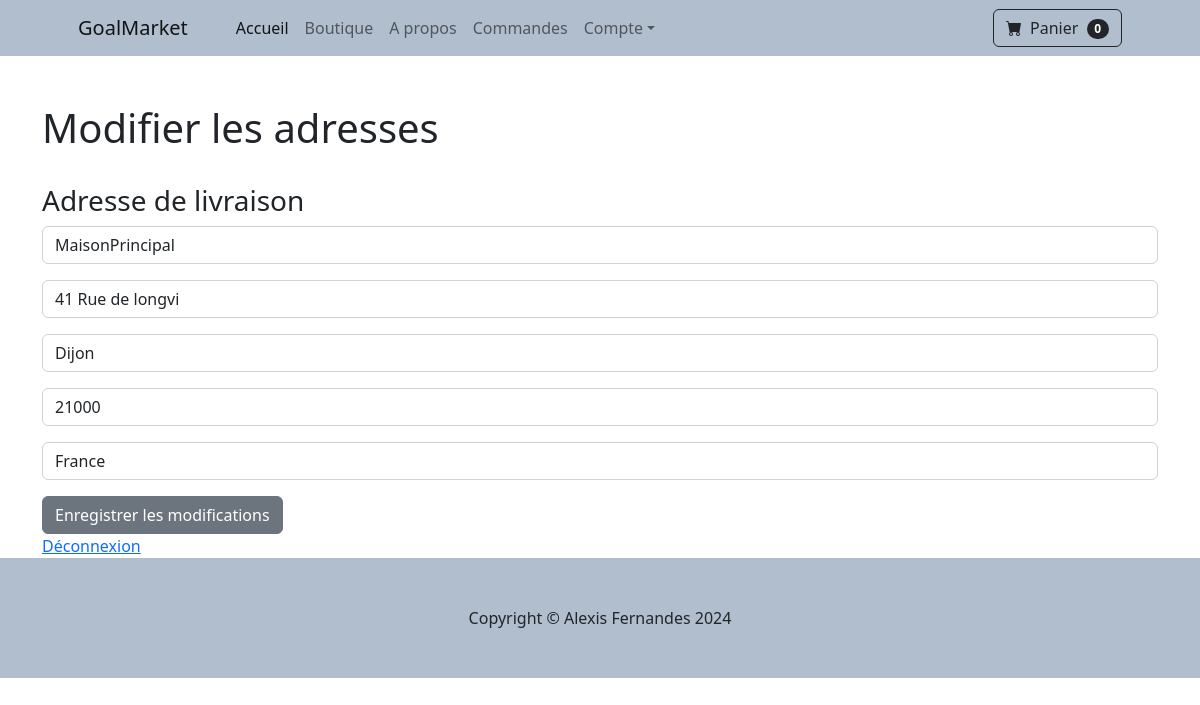
Screenshot of /info/ (signed in) with the database file from the repository.
### myapp/models.py (models this page shows, shortened)
class AdresseLivraison(models.Model):
    user = models.ForeignKey(User, on_delete=models.CASCADE,null=True, blank=True)
    livraison_titre = models.CharField(max_length=255,null=True, blank=True)
    livraison_rue = models.CharField(max_length=255,null=True, blank=True)
    livraison_ville = models.CharField(max_length=255,null=True, blank=True)
    livraison_code_postal = models.CharField(max_length=255,null=True, blank=True)
    livraison_pays = models.CharField(max_length=255,null=True, blank=True)

### myapp/views.py (the view)
# urls.py: path('info/', views.info, name='info'),
def info(request):
    if request.user.is_authenticated:
        current_user = AdresseFacturation.objects.get(user__id=request.user.id)
        livraison_user = AdresseLivraison.objects.get(user__id=request.user.id)
        form = UserInfoForm(request.POST or None, instance=current_user)
        livraison_form = AdresseLivraisonForm(request.POST or None, instance=livraison_user)
        if form.is_valid() or livraison_form.is_valid():
            form.save()
            livraison_form.save()
            messages.success(request, "Votre profil a été mis à jour")
            return redirect('home')
        return render(request, 'info.html', {'form': form, 'livraison_form': livraison_form})
    else:
        messages.error(request, "Vous devez être connecté pour accéder à cette page")
        return redirect('login')

### myapp/forms.py
class UserInfoForm(forms.ModelForm):
	rue = forms.CharField(label="", widget=forms.TextInput(attrs={'class':'form-control', 'placeholder':'Rue'}),required=False)
	ville = forms.CharField(label="", widget=forms.TextInput(attrs={'class':'form-control', 'placeholder':'Ville'}),required=False)
	code_postal = forms.CharField(label="", widget=forms.TextInput(attrs={'class':'form-control', 'placeholder':'Code postal'}),required=False)
	pays = forms.CharField(label="", widget=forms.TextInput(attrs={'class':'form-control', 'placeholder':'Pays'}),required=False)
	class Meta:
		model = AdresseFacturation
		fields = ('rue', 'ville', 'code_postal', 'pays')

class AdresseLivraisonForm(forms.ModelForm):
	livraison_titre = forms.CharField(label="", widget=forms.TextInput(attrs={'class':'form-control', 'placeholder':'Titre'}), )
	livraison_rue = forms.CharField(label="", widget=forms.TextInput(attrs={'class':'form-control', 'placeholder':'Rue'}),)
	livraison_ville = forms.CharField(label="", widget=forms.TextInput(attrs={'class':'form-control', 'placeholder':'Ville'}),)
	livraison_code_postal = forms.CharField(label="", widget=forms.TextInput(attrs={'class':'form-control', 'placeholder':'Code postal'}),)
	livraison_pays = forms.CharField(label="", widget=forms.TextInput(attrs={'class':'form-control', 'placeholder':'Pays'}),)
	class Meta:
		model = AdresseLivraison
		fields = ('livraison_titre', 'livraison_rue', 'livraison_ville', 'livraison_code_postal', 'livraison_pays')
		exclude = ['user']

### panier/context_processors.py (called while the page is built)
def panier(request):
    return {'panier': Panier(request)}

### panier/panier.py (called while the page is built)
    def __len__(self):
        return len(self.panier)

### myapp/templates/info.html (shortened to what this page needs)
{% extends "nav.html" %}
{% load static %}
{% block content %}
<body>
    <div class="container mt-5">
        <h1>Modifier les adresses</h1><br>
        <form method="post" action="{%url 'info' %}">
            <h3>Adresse de livraison</h3>
            {{ livraison_form.as_p }}
            <button type="submit" class="btn btn-secondary">Enregistrer les modifications</button>
        </form>
        <a href="{% url 'logout' %}">Déconnexion</a>
    </div>
</body>
{% endblock %}

### rows the page displays
AdresseLivraison: livraison_titre "MaisonPrincipal", livraison_rue "41 Rue de longvi", livraison_ville "Dijon", livraison_code_postal "21000", livraison_pays "France"

### other values shown
{{ panier|length }} "0"
